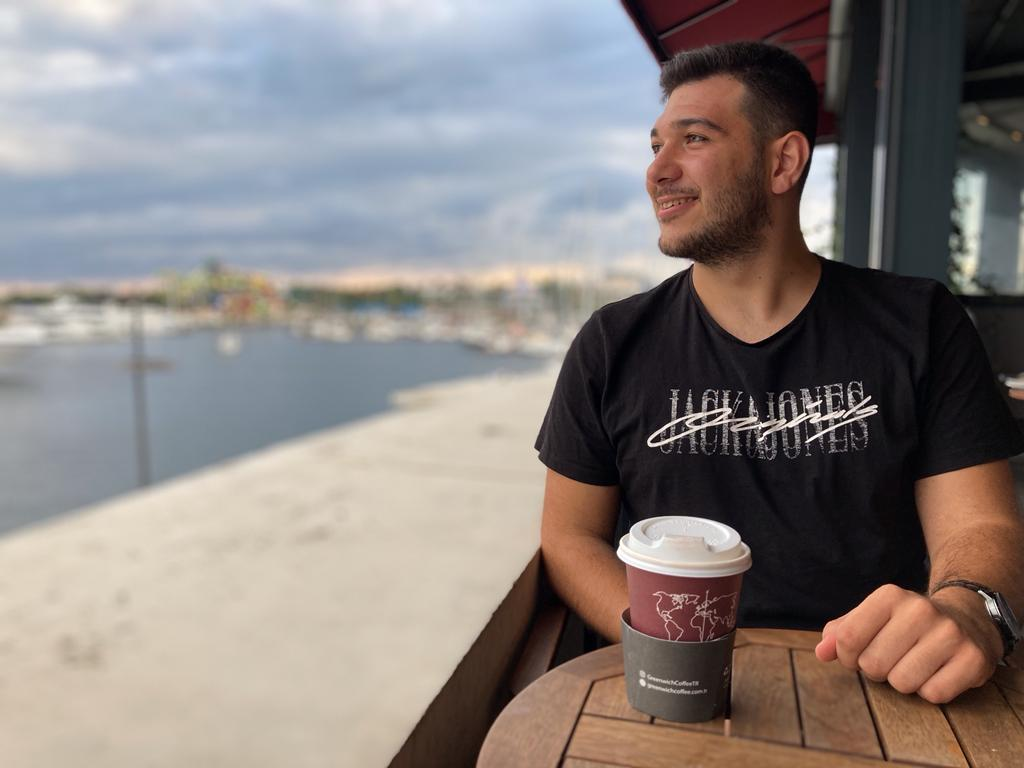
#> input picture goruntuisleme/1)goruntuiceaktarma/IMG-20220904-WA0024.jpg, 1024 x 768 px
$ python iceaktarma.py
#> lines starting #> are read from the running program, lines starting #| are printed output that depends on the picture
import cv2

img = cv2.imread("IMG-20220904-WA0024.jpg",0)  #Bu komut görüntüyü okuyup img değişkenine atıyor ,0 koyarsak resimi siyah beyaz yapıyor
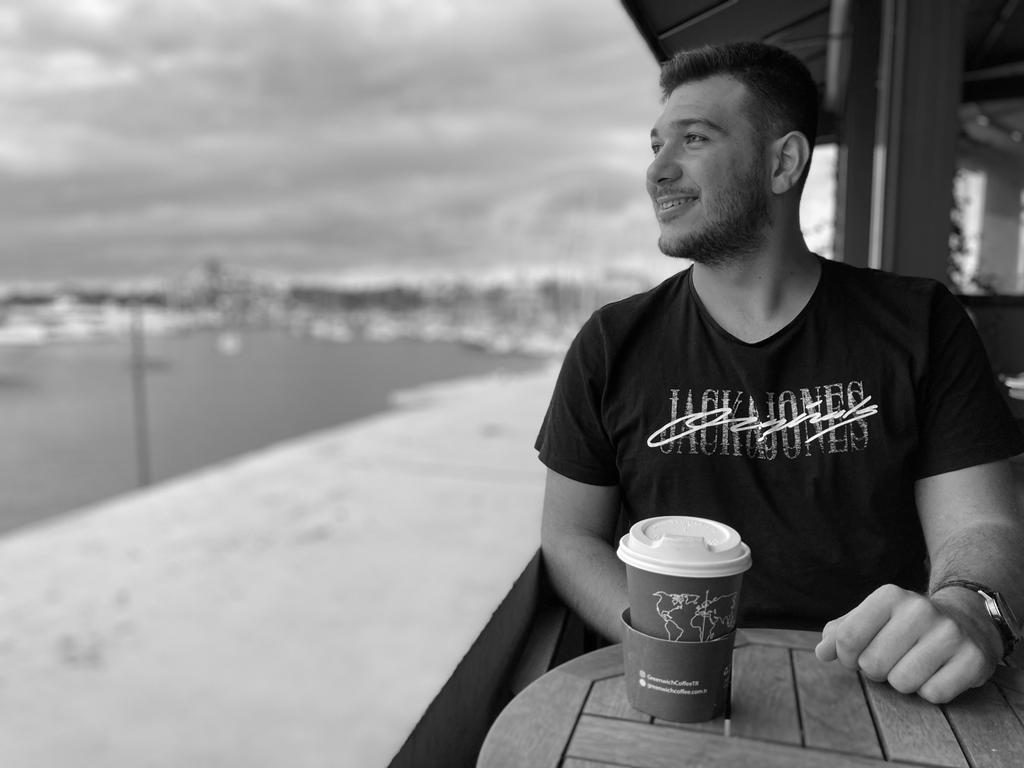
#> img: shape (768, 1024); min 0, max 255, mean 130.8
cv2.imshow("Resim",img) #resimi görüntülemek için kullanılır
k = cv2.waitKey(0) &0xFF #Klaveden komut bekleme
#> (key Esc is pressed here)
if k == 27:  #esc komutu
    cv2.destroyAllWindows() #tüm pencereleri kapat
elif k == ord("s"):
    cv2.imwrite("Resim_gray.png",img)  #eğer klavhyeden s tuşu girildiyse bu resimi kaydet
    cv2.destroyAllWindows()
